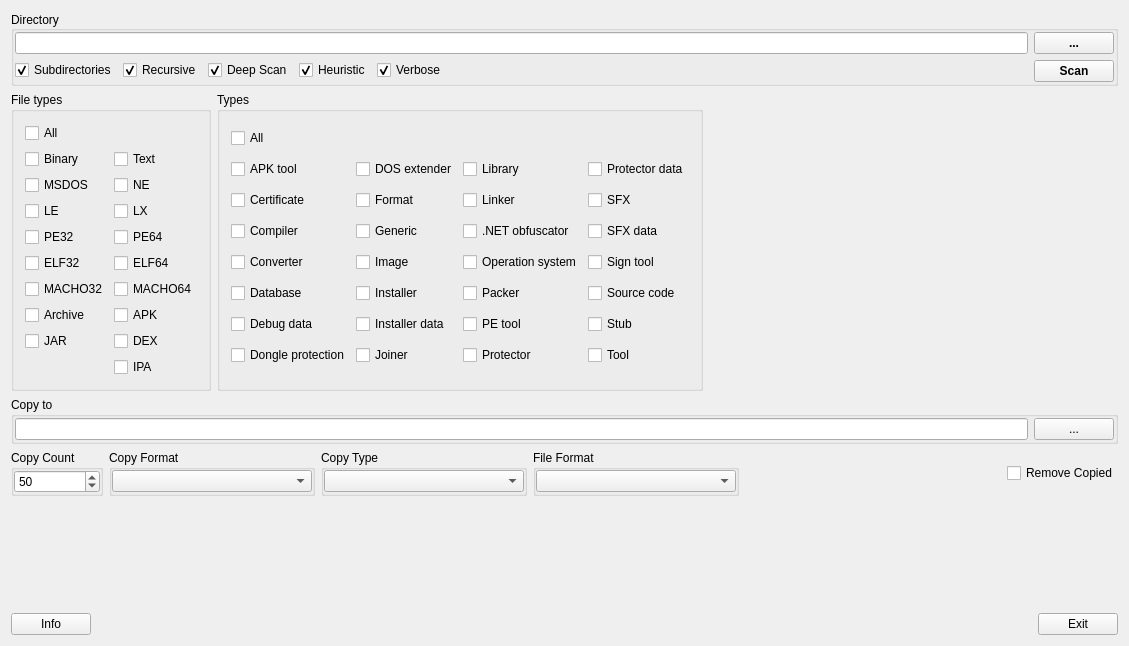
<?xml version="1.0" encoding="UTF-8"?>
<ui version="4.0">
 <class>GuiMainWindow</class>
 <widget class="QMainWindow" name="GuiMainWindow">
  <property name="geometry">
   <rect>
    <x>0</x>
    <y>0</y>
    <width>1129</width>
    <height>646</height>
   </rect>
  </property>
  <property name="windowTitle">
   <string>GuiMainWindow</string>
  </property>
  <widget class="QWidget" name="centralWidget">
   <layout class="QVBoxLayout" name="verticalLayout_5">
    <item>
     <widget class="QGroupBox" name="groupBoxDirectory">
      <property name="title">
       <string>Directory</string>
      </property>
      <property name="alignment">
       <set>Qt::AlignLeading|Qt::AlignLeft|Qt::AlignVCenter</set>
      </property>
      <layout class="QHBoxLayout" name="horizontalLayout_2">
       <property name="leftMargin">
        <number>1</number>
       </property>
       <property name="topMargin">
        <number>1</number>
       </property>
       <property name="rightMargin">
        <number>1</number>
       </property>
       <property name="bottomMargin">
        <number>1</number>
       </property>
       <item>
        <layout class="QVBoxLayout" name="verticalLayout_3">
         <item>
          <widget class="QLineEdit" name="lineEditDirectoryName"/>
         </item>
         <item>
          <layout class="QHBoxLayout" name="horizontalLayout">
           <item>
            <widget class="QCheckBox" name="checkBoxScanSubdirectories">
             <property name="text">
              <string>Subdirectories</string>
             </property>
             <property name="checked">
              <bool>true</bool>
             </property>
            </widget>
           </item>
           <item>
            <widget class="QCheckBox" name="checkBoxRecursive">
             <property name="text">
              <string>Recursive</string>
             </property>
             <property name="checked">
              <bool>true</bool>
             </property>
            </widget>
           </item>
           <item>
            <widget class="QCheckBox" name="checkBoxDeepScan">
             <property name="text">
              <string>Deep Scan</string>
             </property>
             <property name="checked">
              <bool>true</bool>
             </property>
            </widget>
           </item>
           <item>
            <widget class="QCheckBox" name="checkBoxHeuristicScan">
             <property name="text">
              <string>Heuristic</string>
             </property>
             <property name="checked">
              <bool>true</bool>
             </property>
            </widget>
           </item>
           <item>
            <widget class="QCheckBox" name="checkBoxVerbose">
             <property name="text">
              <string>Verbose</string>
             </property>
             <property name="checked">
              <bool>true</bool>
             </property>
            </widget>
           </item>
           <item>
            <spacer name="horizontalSpacer">
             <property name="orientation">
              <enum>Qt::Horizontal</enum>
             </property>
             <property name="sizeHint" stdset="0">
              <size>
               <width>158</width>
               <height>20</height>
              </size>
             </property>
            </spacer>
           </item>
          </layout>
         </item>
        </layout>
       </item>
       <item>
        <layout class="QVBoxLayout" name="verticalLayout">
         <item>
          <widget class="QPushButton" name="pushButtonOpenDirectory">
           <property name="font">
            <font>
             <bold>true</bold>
            </font>
           </property>
           <property name="text">
            <string>...</string>
           </property>
          </widget>
         </item>
         <item>
          <widget class="QPushButton" name="pushButtonScan">
           <property name="font">
            <font>
             <bold>true</bold>
            </font>
           </property>
           <property name="text">
            <string>Scan</string>
           </property>
          </widget>
         </item>
        </layout>
       </item>
      </layout>
     </widget>
    </item>
    <item>
     <layout class="QHBoxLayout" name="horizontalLayout_6">
      <item>
       <widget class="QGroupBox" name="groupBoxFileTypes">
        <property name="title">
         <string>File types</string>
        </property>
        <layout class="QFormLayout" name="formLayout">
         <item row="0" column="0">
          <widget class="QCheckBox" name="checkBoxAllFileTypes">
           <property name="text">
            <string>All</string>
           </property>
          </widget>
         </item>
         <item row="1" column="0">
          <widget class="QCheckBox" name="checkBoxBinary">
           <property name="text">
            <string>Binary</string>
           </property>
          </widget>
         </item>
         <item row="1" column="1">
          <widget class="QCheckBox" name="checkBoxText">
           <property name="text">
            <string>Text</string>
           </property>
          </widget>
         </item>
         <item row="2" column="0">
          <widget class="QCheckBox" name="checkBoxMSDOS">
           <property name="text">
            <string>MSDOS</string>
           </property>
          </widget>
         </item>
         <item row="2" column="1">
          <widget class="QCheckBox" name="checkBoxNE">
           <property name="text">
            <string>NE</string>
           </property>
          </widget>
         </item>
         <item row="3" column="0">
          <widget class="QCheckBox" name="checkBoxLE">
           <property name="text">
            <string>LE</string>
           </property>
          </widget>
         </item>
         <item row="3" column="1">
          <widget class="QCheckBox" name="checkBoxLX">
           <property name="text">
            <string>LX</string>
           </property>
          </widget>
         </item>
         <item row="4" column="0">
          <widget class="QCheckBox" name="checkBoxPE32">
           <property name="text">
            <string>PE32</string>
           </property>
          </widget>
         </item>
         <item row="4" column="1">
          <widget class="QCheckBox" name="checkBoxPE64">
           <property name="text">
            <string>PE64</string>
           </property>
          </widget>
         </item>
         <item row="6" column="0">
          <widget class="QCheckBox" name="checkBoxELF32">
           <property name="text">
            <string>ELF32</string>
           </property>
          </widget>
         </item>
         <item row="6" column="1">
          <widget class="QCheckBox" name="checkBoxELF64">
           <property name="text">
            <string>ELF64</string>
           </property>
          </widget>
         </item>
         <item row="8" column="0">
          <widget class="QCheckBox" name="checkBoxMACHO32">
           <property name="text">
            <string>MACHO32</string>
           </property>
          </widget>
         </item>
         <item row="8" column="1">
          <widget class="QCheckBox" name="checkBoxMACHO64">
           <property name="text">
            <string>MACHO64</string>
           </property>
          </widget>
         </item>
         <item row="10" column="0">
          <widget class="QCheckBox" name="checkBoxArchive">
           <property name="text">
            <string>Archive</string>
           </property>
          </widget>
         </item>
         <item row="10" column="1">
          <widget class="QCheckBox" name="checkBoxAPK">
           <property name="text">
            <string>APK</string>
           </property>
          </widget>
         </item>
         <item row="11" column="0">
          <widget class="QCheckBox" name="checkBoxJAR">
           <property name="text">
            <string>JAR</string>
           </property>
          </widget>
         </item>
         <item row="11" column="1">
          <widget class="QCheckBox" name="checkBoxDEX">
           <property name="text">
            <string>DEX</string>
           </property>
          </widget>
         </item>
         <item row="12" column="1">
          <widget class="QCheckBox" name="checkBoxIPA">
           <property name="text">
            <string>IPA</string>
           </property>
          </widget>
         </item>
        </layout>
       </widget>
      </item>
      <item>
       <widget class="QGroupBox" name="groupBoxTypes">
        <property name="title">
         <string>Types</string>
        </property>
        <layout class="QGridLayout" name="gridLayout">
         <item row="6" column="0">
          <widget class="QCheckBox" name="checkBoxConverter">
           <property name="text">
            <string>Converter</string>
           </property>
          </widget>
         </item>
         <item row="7" column="0">
          <widget class="QCheckBox" name="checkBoxDatabase">
           <property name="text">
            <string>Database</string>
           </property>
          </widget>
         </item>
         <item row="3" column="0">
          <widget class="QCheckBox" name="checkBoxCertificate">
           <property name="text">
            <string>Certificate</string>
           </property>
          </widget>
         </item>
         <item row="0" column="0">
          <widget class="QCheckBox" name="checkBoxAllTypes">
           <property name="text">
            <string>All</string>
           </property>
          </widget>
         </item>
         <item row="2" column="1">
          <widget class="QCheckBox" name="checkBoxDOSExtender">
           <property name="text">
            <string>DOS extender</string>
           </property>
          </widget>
         </item>
         <item row="8" column="1">
          <widget class="QCheckBox" name="checkBoxInstallerData">
           <property name="text">
            <string>Installer data</string>
           </property>
          </widget>
         </item>
         <item row="3" column="1">
          <widget class="QCheckBox" name="checkBoxFormat">
           <property name="text">
            <string>Format</string>
           </property>
          </widget>
         </item>
         <item row="6" column="1">
          <widget class="QCheckBox" name="checkBoxImage">
           <property name="text">
            <string>Image</string>
           </property>
          </widget>
         </item>
         <item row="5" column="1">
          <widget class="QCheckBox" name="checkBoxGeneric">
           <property name="text">
            <string>Generic</string>
           </property>
          </widget>
         </item>
         <item row="14" column="0">
          <widget class="QCheckBox" name="checkBoxDongleProtection">
           <property name="text">
            <string>Dongle protection</string>
           </property>
          </widget>
         </item>
         <item row="7" column="1">
          <widget class="QCheckBox" name="checkBoxInstaller">
           <property name="text">
            <string>Installer</string>
           </property>
          </widget>
         </item>
         <item row="8" column="0">
          <widget class="QCheckBox" name="checkBoxDebugData">
           <property name="text">
            <string>Debug data</string>
           </property>
          </widget>
         </item>
         <item row="5" column="0">
          <widget class="QCheckBox" name="checkBoxCompiler">
           <property name="text">
            <string>Compiler</string>
           </property>
          </widget>
         </item>
         <item row="5" column="2">
          <widget class="QCheckBox" name="checkBoxNETObfuscator">
           <property name="text">
            <string>.NET obfuscator</string>
           </property>
          </widget>
         </item>
         <item row="3" column="2">
          <widget class="QCheckBox" name="checkBoxLinker">
           <property name="text">
            <string>Linker</string>
           </property>
          </widget>
         </item>
         <item row="2" column="2">
          <widget class="QCheckBox" name="checkBoxLibrary">
           <property name="text">
            <string>Library</string>
           </property>
          </widget>
         </item>
         <item row="14" column="1">
          <widget class="QCheckBox" name="checkBoxJoiner">
           <property name="text">
            <string>Joiner</string>
           </property>
          </widget>
         </item>
         <item row="2" column="0">
          <widget class="QCheckBox" name="checkBoxAPKTool">
           <property name="text">
            <string>APK tool</string>
           </property>
          </widget>
         </item>
         <item row="14" column="3">
          <widget class="QCheckBox" name="checkBoxTool">
           <property name="text">
            <string>Tool</string>
           </property>
          </widget>
         </item>
         <item row="8" column="3">
          <widget class="QCheckBox" name="checkBoxStub">
           <property name="text">
            <string>Stub</string>
           </property>
          </widget>
         </item>
         <item row="7" column="3">
          <widget class="QCheckBox" name="checkBoxSourceCode">
           <property name="text">
            <string>Source code</string>
           </property>
          </widget>
         </item>
         <item row="6" column="3">
          <widget class="QCheckBox" name="checkBoxSignTool">
           <property name="text">
            <string>Sign tool</string>
           </property>
          </widget>
         </item>
         <item row="5" column="3">
          <widget class="QCheckBox" name="checkBoxSFXData">
           <property name="text">
            <string>SFX data</string>
           </property>
          </widget>
         </item>
         <item row="3" column="3">
          <widget class="QCheckBox" name="checkBoxSFX">
           <property name="text">
            <string>SFX</string>
           </property>
          </widget>
         </item>
         <item row="2" column="3">
          <widget class="QCheckBox" name="checkBoxProtectorData">
           <property name="text">
            <string>Protector data</string>
           </property>
          </widget>
         </item>
         <item row="14" column="2">
          <widget class="QCheckBox" name="checkBoxProtector">
           <property name="text">
            <string>Protector</string>
           </property>
          </widget>
         </item>
         <item row="8" column="2">
          <widget class="QCheckBox" name="checkBoxPETool">
           <property name="text">
            <string>PE tool</string>
           </property>
          </widget>
         </item>
         <item row="7" column="2">
          <widget class="QCheckBox" name="checkBoxPacker">
           <property name="text">
            <string>Packer</string>
           </property>
          </widget>
         </item>
         <item row="6" column="2">
          <widget class="QCheckBox" name="checkBoxOperationSystem">
           <property name="text">
            <string>Operation system</string>
           </property>
          </widget>
         </item>
        </layout>
       </widget>
      </item>
      <item>
       <spacer name="horizontalSpacer_3">
        <property name="orientation">
         <enum>Qt::Horizontal</enum>
        </property>
        <property name="sizeHint" stdset="0">
         <size>
          <width>40</width>
          <height>20</height>
         </size>
        </property>
       </spacer>
      </item>
     </layout>
    </item>
    <item>
     <widget class="QGroupBox" name="groupBoxCopyTo">
      <property name="title">
       <string>Copy to</string>
      </property>
      <layout class="QHBoxLayout" name="horizontalLayout_4">
       <property name="leftMargin">
        <number>1</number>
       </property>
       <property name="topMargin">
        <number>1</number>
       </property>
       <property name="rightMargin">
        <number>1</number>
       </property>
       <property name="bottomMargin">
        <number>1</number>
       </property>
       <item>
        <layout class="QHBoxLayout" name="horizontalLayout_3">
         <item>
          <widget class="QLineEdit" name="lineEditOut"/>
         </item>
         <item>
          <widget class="QPushButton" name="pushButtonOut">
           <property name="text">
            <string>...</string>
           </property>
          </widget>
         </item>
        </layout>
       </item>
      </layout>
     </widget>
    </item>
    <item>
     <layout class="QHBoxLayout" name="horizontalLayout_7">
      <item>
       <widget class="QGroupBox" name="groupBoxCopyCount">
        <property name="title">
         <string>Copy Count</string>
        </property>
        <layout class="QVBoxLayout" name="verticalLayout_13">
         <property name="spacing">
          <number>0</number>
         </property>
         <property name="leftMargin">
          <number>0</number>
         </property>
         <property name="topMargin">
          <number>0</number>
         </property>
         <property name="rightMargin">
          <number>0</number>
         </property>
         <property name="bottomMargin">
          <number>0</number>
         </property>
         <item>
          <widget class="QSpinBox" name="spinBoxCopyCount">
           <property name="maximum">
            <number>1000000</number>
           </property>
           <property name="value">
            <number>50</number>
           </property>
          </widget>
         </item>
        </layout>
       </widget>
      </item>
      <item>
       <widget class="QGroupBox" name="groupBoxCopyFormat">
        <property name="title">
         <string>Copy Format</string>
        </property>
        <layout class="QVBoxLayout" name="verticalLayout_4">
         <property name="leftMargin">
          <number>0</number>
         </property>
         <property name="topMargin">
          <number>0</number>
         </property>
         <property name="rightMargin">
          <number>0</number>
         </property>
         <property name="bottomMargin">
          <number>0</number>
         </property>
         <item>
          <widget class="QComboBox" name="comboBoxCopyFormat">
           <property name="minimumSize">
            <size>
             <width>200</width>
             <height>0</height>
            </size>
           </property>
          </widget>
         </item>
        </layout>
       </widget>
      </item>
      <item>
       <widget class="QGroupBox" name="groupBoxCopyType">
        <property name="title">
         <string>Copy Type</string>
        </property>
        <layout class="QVBoxLayout" name="verticalLayout_6">
         <property name="leftMargin">
          <number>0</number>
         </property>
         <property name="topMargin">
          <number>0</number>
         </property>
         <property name="rightMargin">
          <number>0</number>
         </property>
         <property name="bottomMargin">
          <number>0</number>
         </property>
         <item>
          <widget class="QComboBox" name="comboBoxCopyType">
           <property name="minimumSize">
            <size>
             <width>200</width>
             <height>0</height>
            </size>
           </property>
          </widget>
         </item>
        </layout>
       </widget>
      </item>
      <item>
       <widget class="QGroupBox" name="groupBoxFileFormat">
        <property name="title">
         <string>File Format</string>
        </property>
        <layout class="QVBoxLayout" name="verticalLayout_9">
         <property name="leftMargin">
          <number>0</number>
         </property>
         <property name="topMargin">
          <number>0</number>
         </property>
         <property name="rightMargin">
          <number>0</number>
         </property>
         <property name="bottomMargin">
          <number>0</number>
         </property>
         <item>
          <widget class="QComboBox" name="comboBoxFileFormat">
           <property name="minimumSize">
            <size>
             <width>200</width>
             <height>0</height>
            </size>
           </property>
          </widget>
         </item>
        </layout>
       </widget>
      </item>
      <item>
       <spacer name="horizontalSpacer_4">
        <property name="orientation">
         <enum>Qt::Horizontal</enum>
        </property>
        <property name="sizeHint" stdset="0">
         <size>
          <width>40</width>
          <height>20</height>
         </size>
        </property>
       </spacer>
      </item>
      <item>
       <widget class="QCheckBox" name="checkBoxRemoveCopied">
        <property name="text">
         <string>Remove Copied</string>
        </property>
       </widget>
      </item>
     </layout>
    </item>
    <item>
     <spacer name="verticalSpacer_2">
      <property name="orientation">
       <enum>Qt::Vertical</enum>
      </property>
      <property name="sizeHint" stdset="0">
       <size>
        <width>20</width>
        <height>40</height>
       </size>
      </property>
     </spacer>
    </item>
    <item>
     <layout class="QHBoxLayout" name="horizontalLayout_5">
      <item>
       <widget class="QPushButton" name="pushButtonInfo">
        <property name="text">
         <string>Info</string>
        </property>
       </widget>
      </item>
      <item>
       <spacer name="horizontalSpacer_2">
        <property name="orientation">
         <enum>Qt::Horizontal</enum>
        </property>
        <property name="sizeHint" stdset="0">
         <size>
          <width>40</width>
          <height>20</height>
         </size>
        </property>
       </spacer>
      </item>
      <item>
       <widget class="QPushButton" name="pushButtonExit">
        <property name="text">
         <string>Exit</string>
        </property>
       </widget>
      </item>
     </layout>
    </item>
   </layout>
  </widget>
 </widget>
 <layoutdefault spacing="6" margin="11"/>
 <resources/>
 <connections/>
</ui>
